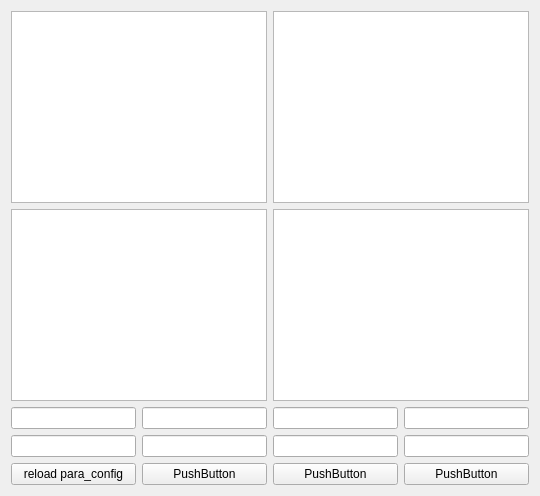
      <widget class="QWidget" name="tab_10">
       <attribute name="title">
        <string>调试</string>
       </attribute>
       <layout class="QGridLayout" name="gridLayout_10">
        <item row="2" column="0">
         <layout class="QGridLayout" name="gridLayout_6">
          <item row="2" column="0">
           <widget class="QPushButton" name="pushButton_debug_1">
            <property name="text">
             <string>reload para_config</string>
            </property>
           </widget>
          </item>
          <item row="1" column="1">
           <widget class="QLineEdit" name="lineEdit_debug_4"/>
          </item>
          <item row="1" column="0">
           <widget class="QLineEdit" name="lineEdit_debug_3"/>
          </item>
          <item row="0" column="0">
           <widget class="QLineEdit" name="lineEdit_debug_1"/>
          </item>
          <item row="0" column="1">
           <widget class="QLineEdit" name="lineEdit_debug_2"/>
          </item>
          <item row="2" column="1">
           <widget class="QPushButton" name="pushButton_debug_2">
            <property name="text">
             <string>PushButton</string>
            </property>
           </widget>
          </item>
         </layout>
        </item>
        <item row="2" column="1">
         <layout class="QGridLayout" name="gridLayout_12">
          <item row="0" column="1">
           <widget class="QLineEdit" name="lineEdit_debug_6"/>
          </item>
          <item row="0" column="0">
           <widget class="QLineEdit" name="lineEdit_debug_5"/>
          </item>
          <item row="1" column="0">
           <widget class="QLineEdit" name="lineEdit_debug_7"/>
          </item>
          <item row="1" column="1">
           <widget class="QLineEdit" name="lineEdit_debug_8"/>
          </item>
          <item row="2" column="0">
           <widget class="QPushButton" name="pushButton_debug_3">
            <property name="text">
             <string>PushButton</string>
            </property>
           </widget>
          </item>
          <item row="2" column="1">
           <widget class="QPushButton" name="pushButton_debug_4">
            <property name="text">
             <string>PushButton</string>
            </property>
           </widget>
          </item>
         </layout>
        </item>
        <item row="0" column="0">
         <widget class="QTextBrowser" name="textBrowser_debug_1"/>
        </item>
        <item row="1" column="0">
         <widget class="QTextBrowser" name="textBrowser_debug_3"/>
        </item>
        <item row="0" column="1">
         <widget class="QTextBrowser" name="textBrowser_debug_2"/>
        </item>
        <item row="1" column="1">
         <widget class="QTextBrowser" name="textBrowser_debug_4"/>
        </item>
       </layout>
      </widget>
